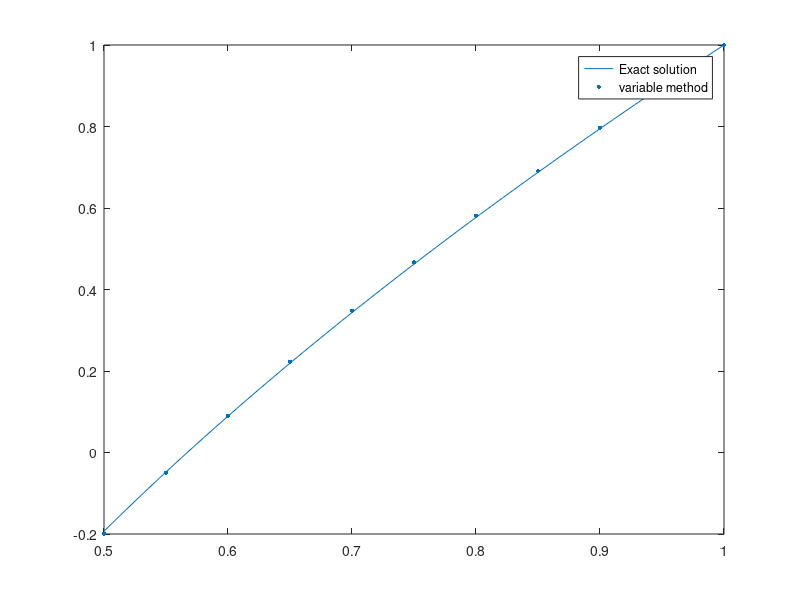

Write the MATLAB code that produced this figure.
clear;
clc;


# Метод пристрелки
# 4 variant

function y = p(x)
  y = 1/x;
endfunction
function y = q(x)
  y = 0;
endfunction
function y = f(x)
  y = 1/x;
endfunction
function y = f_0(x)
  y = 0;
endfunction

alpha0 = 0; betta0 = 1; gamma0 = 3;
alpha1 = 1; betta1 = 0; gamma1 = 1;

a = 0.5; b = 1;

tau = 0.05;
n = (b-a)/tau + 1;
X = a:tau:b;

u = @(x) x + log(x);

function [x, T, S] = solution(p, q, f, a, b, tau, init_val, n)
  x = a:tau:b;
  T(1) = init_val(1);
  S(1) = init_val(2);
  for k = 1:n - 1
    T(k + 1) = T(k) + tau * S(k);
    S(k + 1) = S(k) + tau * (-p(x(k)) * S(k) + q(x(k)) * T(k) + f(x(k)) );
  endfor
endfunction

# betta0 != 0
t0 = 0; t1 = 1;
init_val1 = [t0 (gamma0 - alpha0 * t0) / betta0];
init_val2 = [t1 (gamma0 - alpha0 * t1) / betta0];

[X_1, T_1, S_1] = solution(@p, @q, @f, a, b, tau, init_val1, n);
[X_2, T_2, S_2] = solution(@p, @q, @f, a, b, tau, init_val2, n);

C = ((gamma1 - alpha1 * T_1(end) - betta1 * S_1(end)) / 
      alpha1 * (T_2(end) - T_1(end)) + betta1 * (S_2(end) - S_1(end)));

u_method = (1 - C) * T_1 + C * T_2;

fplot(u, [min(X), max(X)]);
hold on;
scatter(X, u_method, 10, "filled");
legend("Exact solution", "variable method");

